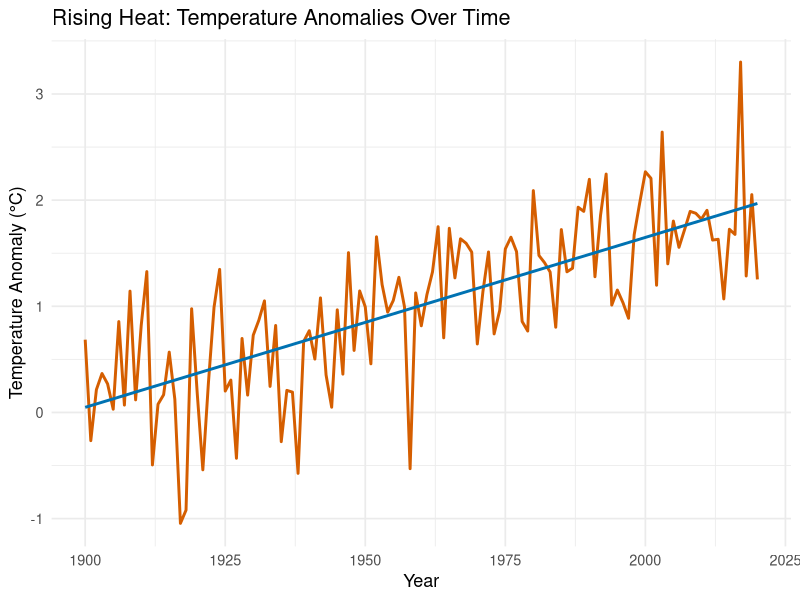

This chart was generated by the following R code:
## ---- chunk 1
library(ggplot2)
library(dplyr)
## ---- chunk 2

set.seed(42)
data <- data.frame(
  Year = 1900:2020,
  Temp = rnorm(121, mean = seq(0, 2, length.out = 121), sd = 0.5)
)

ggplot(data, aes(Year, Temp)) +
  geom_line(color = "#D55E00", linewidth = 1) +
  geom_smooth(method = "lm", color = "#0072B2", se = FALSE) +
  labs(
    title = "Rising Heat: Temperature Anomalies Over Time",
    x = "Year", y = "Temperature Anomaly (°C)"
  ) +
  theme_minimal(base_size = 13)
## ---- chunk 3
library(knitr)

fire_risk_data <- data.frame(
  Climate_Scenario = c("Pre-industrial baseline",
                       "Current climate (1°C warming)",
                       "Future (2°C warming)"),
  Probability_Ratio = c("1.0×", "1.3–1.8×", "4–8×"),
  Risk_Increase = c("Baseline", "30–80% higher", "300–700% higher")
)

kable(fire_risk_data,
      col.names = c("Climate Scenario", "Probability Ratio", "Risk Increase"))
